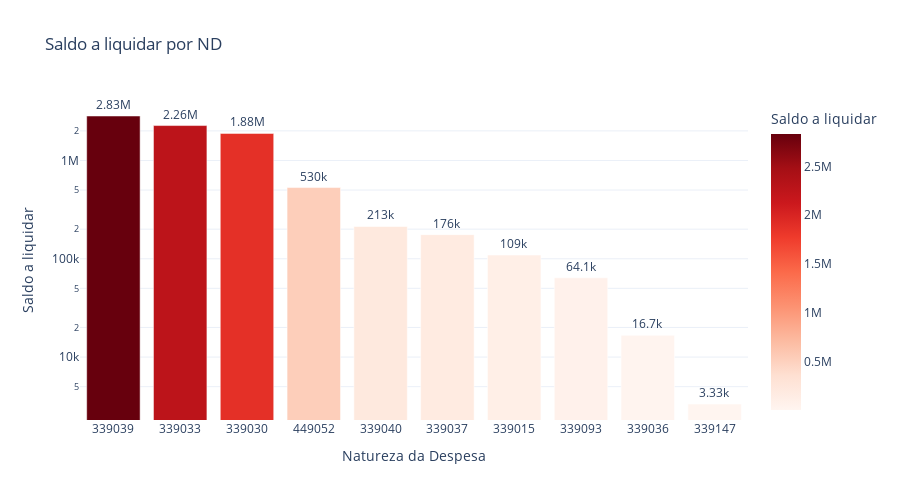

Write notebook code for a chart like this one.
### Code cell
# Saldo a liquidar por ND
cols = ['ND', 'A_LIQUIDAR']

df_aux = df.loc[:, cols].groupby('ND').sum().sort_values(by= 'A_LIQUIDAR', ascending=False).reset_index()
df_aux = df_aux[df_aux['A_LIQUIDAR'] > 0]
fig = px.bar(df_aux, 
             x='ND', 
             y='A_LIQUIDAR',
             title='Saldo a liquidar por ND',
             labels={'ND':'Natureza da Despesa', 'A_LIQUIDAR':'Saldo a liquidar'},
             text_auto='.3s',
             height=500,
             log_y=True,
             color='A_LIQUIDAR',
             color_continuous_scale = 'reds',
             template='plotly_white')
fig.update_traces(textposition = 'outside', cliponaxis = False, hovertemplate=None)
fig.update_layout(hovermode="x unified")

fig.show()

### Figure 1 — Plotly figure (JSON) as saved in the notebook; plotly's stock layout.template omitted (floating-point values rounded to 4 significant figures)
{"data": [{"alignmentgroup": "True", "cliponaxis": false, "legendgroup": "", "marker": {"color": [2833000.0, 2265000.0, 1884000.0, 530200.0, 213100.0, 175900.0, 109100.0, 64090.0, 16660.0, 3332.0], "coloraxis": "coloraxis", "pattern": {"shape": ""}}, "name": "", "offsetgroup": "", "orientation": "v", "showlegend": false, "textposition": "outside", "texttemplate": "%{y:.3s}", "type": "bar", "x": ["339039", "339033", "339030", "449052", "339040", "339037", "339015", "339093", "339036", "339147"], "xaxis": "x", "y": [2833000.0, 2265000.0, 1884000.0, 530200.0, 213100.0, 175900.0, 109100.0, 64090.0, 16660.0, 3332.0], "yaxis": "y"}], "layout": {"barmode": "relative", "coloraxis": {"colorbar": {"title": {"text": "Saldo a liquidar"}}, "colorscale": [[0, "rgb(255,245,240)"], [0.125, "rgb(254,224,210)"], [0.25, "rgb(252,187,161)"], [0.375, "rgb(252,146,114)"], [0.5, "rgb(251,106,74)"], [0.625, "rgb(239,59,44)"], [0.75, "rgb(203,24,29)"], [0.875, "rgb(165,15,21)"], [1, "rgb(103,0,13)"]]}, "height": 500, "hovermode": "x unified", "legend": {"tracegroupgap": 0}, "title": {"text": "Saldo a liquidar por ND"}, "xaxis": {"anchor": "y", "domain": [0, 1], "title": {"text": "Natureza da Despesa"}}, "yaxis": {"anchor": "x", "domain": [0, 1], "title": {"text": "Saldo a liquidar"}, "type": "log"}}}
